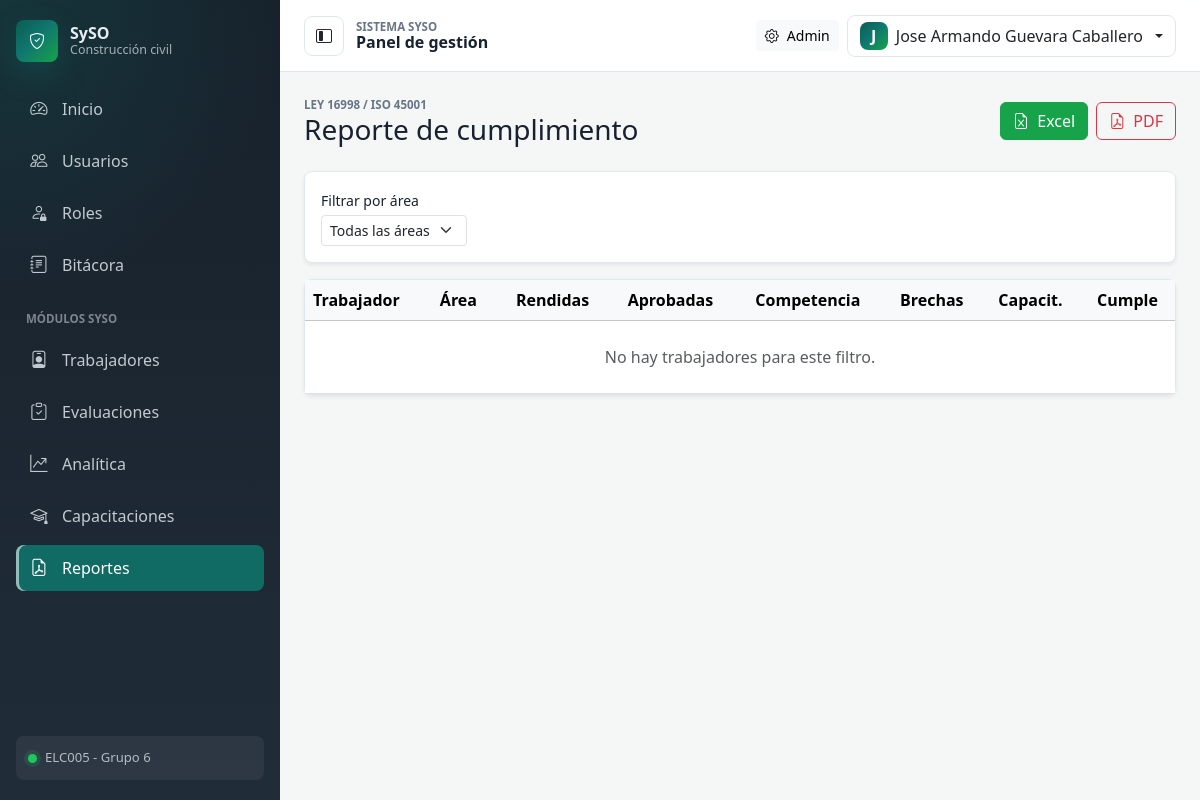
/reportes/cumplimiento/ (signed in), run on an earlier commit of the app's database.
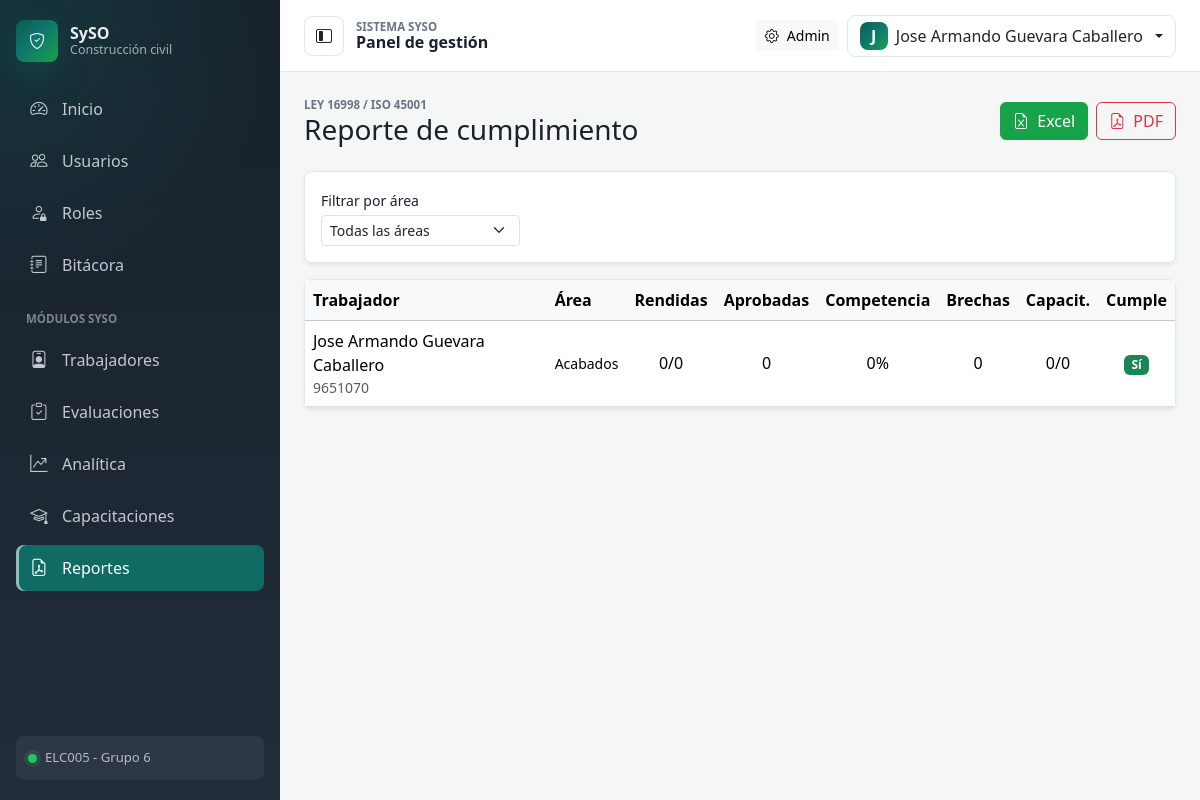
And on a later commit of the database.
### apps/workers/models.py (models this page shows, shortened)
class Trabajador(models.Model):
    class Estado(models.TextChoices):
        ACTIVO = 'ACTIVO', 'Activo'
        INACTIVO = 'INACTIVO', 'Inactivo'
    empresa = models.ForeignKey(Empresa, on_delete=models.PROTECT, related_name='trabajadores')
    nombres = models.CharField('Nombres', max_length=120)
    apellidos = models.CharField('Apellidos', max_length=120)
    documento = models.CharField('Documento de identidad', max_length=30, unique=True)
    cargo = models.ForeignKey(Cargo, on_delete=models.PROTECT, related_name='trabajadores')
    area = models.ForeignKey(Area, on_delete=models.PROTECT, related_name='trabajadores')
    nivel_riesgo = models.ForeignKey(NivelRiesgo, on_delete=models.PROTECT, related_name='trabajadores')
    supervisor = models.ForeignKey(
        settings.AUTH_USER_MODEL,
        on_delete=models.SET_NULL,
        null=True, blank=True,
        related_name='trabajadores_supervisados',
        verbose_name='Supervisor',
    )
    estado = models.CharField(max_length=10, choices=Estado.choices, default=Estado.ACTIVO)
    creado_en = models.DateTimeField(auto_now_add=True)
    actualizado_en = models.DateTimeField(auto_now=True)
    class Meta:
        verbose_name = 'Trabajador'
        verbose_name_plural = 'Trabajadores'
        ordering = ['apellidos', 'nombres']
    @property
    def nombre_completo(self):
        return f'{self.nombres} {self.apellidos}'

class Area(models.Model):
    nombre = models.CharField('Nombre', max_length=120)
    empresa = models.ForeignKey(Empresa, on_delete=models.CASCADE, related_name='areas')
    class Meta:
        verbose_name = 'Área'
        verbose_name_plural = 'Áreas'
        ordering = ['nombre']

### apps/reports/interfaces/views/report_views.py (the view)
# urls.py: path("cumplimiento/", report_views.ReporteCumplimientoView.as_view(), name="cumplimiento"),
class ReporteCumplimientoView(PermissionRequiredMixin, View):
    permission_required = VER
    raise_exception = True
    def get(self, request):
        area_id = request.GET.get("area") or None
        filas = ReporteCumplimiento().execute(area_id=area_id)
        export = request.GET.get("export")
        titulo = "Reporte de Cumplimiento SySO — Ley 16998 / ISO 45001"
        if export == "excel":
            return exportar_excel(titulo, COLUMNAS, [_fila_export(f) for f in filas], "cumplimiento.xlsx")
        if export == "pdf":
            return exportar_pdf(titulo, COLUMNAS, [_fila_export(f) for f in filas], "cumplimiento.pdf")
        return render(request, "reports/cumplimiento.html", {
            "filas": filas, "areas": Area.objects.all(), "area_id": area_id,
        })

### apps/audit/services.py (called while the page is built)
def set_current_request(request):
    _local.request = request

### apps/reports/templates/reports/cumplimiento.html (shortened to what this page needs)
{% extends 'base.html' %}
{% block content %}
  <div class="d-flex flex-wrap justify-content-between align-items-center mb-4" data-reveal>
    <div><p class="eyebrow mb-0">Ley 16998 / ISO 45001</p><h1 class="h3 mb-0">Reporte de cumplimiento</h1></div>
    <div class="d-flex gap-2">
      <a href="?{% if area_id %}area={{ area_id }}&{% endif %}export=excel" class="btn btn-success"><i class="bi bi-file-earmark-excel me-1"></i> Excel</a>
      <a href="?{% if area_id %}area={{ area_id }}&{% endif %}export=pdf" class="btn btn-outline-danger"><i class="bi bi-file-earmark-pdf me-1"></i> PDF</a>
    </div>
  </div>
  <form method="get" class="card card-body shadow-sm mb-3 flex-row align-items-end gap-2" data-reveal>
    <div>
      <label class="form-label small mb-1">Filtrar por área</label>
      <select name="area" class="form-select form-select-sm" onchange="this.form.submit()">
        <option value="">Todas las áreas</option>
      </select>
    </div>
  </form>
  <div class="card shadow-sm" data-reveal><div class="table-responsive">
    <table class="table table-hover align-middle mb-0">
      <thead class="table-light"><tr>
        <th>Trabajador</th><th>Área</th><th class="text-center">Rendidas</th><th class="text-center">Aprobadas</th>
        <th class="text-center">Competencia</th><th class="text-center">Brechas</th><th class="text-center">Capacit.</th><th class="text-center">Cumple</th>
      </tr></thead>
      <tbody>
        {% for f in filas %}
          <tr>
            <td>{{ f.trabajador.nombre_completo }}<span class="text-muted small d-block">{{ f.trabajador.documento }}</span></td>
            <td class="small">{{ f.trabajador.area.nombre }}</td>
            <td class="text-center">{{ f.rendidas }}/{{ f.asignadas }}</td>
            <td class="text-center">{{ f.aprobadas }}</td>
            <td class="text-center">{{ f.competencia }}%</td>
            <td class="text-center">{% if f.brechas %}<span class="badge text-bg-danger">{{ f.brechas }}</span>{% else %}0{% endif %}</td>
            <td class="text-center">{{ f.capacitaciones }}</td>
            <td class="text-center">{% if f.cumple %}<span class="badge text-bg-success">Sí</span>{% else %}<span class="badge text-bg-warning">Pendiente</span>{% endif %}</td>
          </tr>
        {% empty %}
          <tr><td colspan="8" class="text-center text-muted py-4">No hay trabajadores para este filtro.</td></tr>
        {% endfor %}
      </tbody>
    </table>
  </div></div>
{% endblock %}

What changed in the data, as far as the page shows it:
added Trabajador: trabajador.nombre_completo "Jose Armando Guevara Caballero", trabajador.documento "9651070", trabajador.area.nombre "Acabados", rendidas "0", asignadas "0", aprobadas "0", competencia "0", capacitaciones "0/0"
Also different on the page:
text no longer shown: "No hay trabajadores para este filtro."
